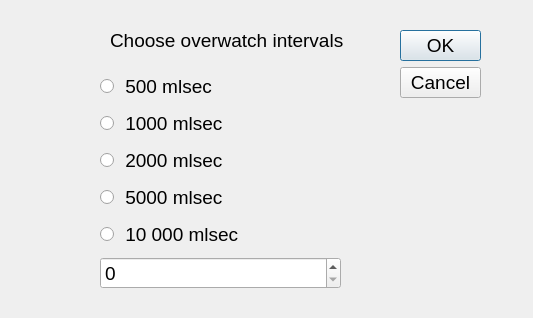
<?xml version="1.0" encoding="UTF-8"?>
<ui version="4.0">
 <class>TimeSetDialog</class>
 <widget class="QDialog" name="TimeSetDialog">
  <property name="geometry">
   <rect>
    <x>0</x>
    <y>0</y>
    <width>533</width>
    <height>318</height>
   </rect>
  </property>
  <property name="windowTitle">
   <string>Dialog</string>
  </property>
  <widget class="QDialogButtonBox" name="buttonBox">
   <property name="geometry">
    <rect>
     <x>400</x>
     <y>30</y>
     <width>81</width>
     <height>241</height>
    </rect>
   </property>
   <property name="font">
    <font>
     <family>Ubuntu</family>
     <pointsize>14</pointsize>
    </font>
   </property>
   <property name="orientation">
    <enum>Qt::Vertical</enum>
   </property>
   <property name="standardButtons">
    <set>QDialogButtonBox::Cancel|QDialogButtonBox::Ok</set>
   </property>
  </widget>
  <widget class="QLabel" name="label">
   <property name="geometry">
    <rect>
     <x>110</x>
     <y>30</y>
     <width>271</width>
     <height>21</height>
    </rect>
   </property>
   <property name="font">
    <font>
     <family>Ubuntu</family>
     <pointsize>14</pointsize>
    </font>
   </property>
   <property name="text">
    <string>Choose overwatch intervals</string>
   </property>
  </widget>
  <widget class="QWidget" name="verticalLayoutWidget">
   <property name="geometry">
    <rect>
     <x>100</x>
     <y>70</y>
     <width>241</width>
     <height>223</height>
    </rect>
   </property>
   <layout class="QVBoxLayout" name="verticalLayout">
    <item>
     <widget class="QRadioButton" name="radioButton">
      <property name="font">
       <font>
        <family>Ubuntu</family>
        <pointsize>14</pointsize>
       </font>
      </property>
      <property name="text">
       <string> 500 mlsec</string>
      </property>
     </widget>
    </item>
    <item>
     <widget class="QRadioButton" name="radioButton_2">
      <property name="font">
       <font>
        <family>Ubuntu</family>
        <pointsize>14</pointsize>
       </font>
      </property>
      <property name="text">
       <string> 1000 mlsec</string>
      </property>
     </widget>
    </item>
    <item>
     <widget class="QRadioButton" name="radioButton_3">
      <property name="font">
       <font>
        <family>Ubuntu</family>
        <pointsize>14</pointsize>
       </font>
      </property>
      <property name="text">
       <string> 2000 mlsec</string>
      </property>
     </widget>
    </item>
    <item>
     <widget class="QRadioButton" name="radioButton_4">
      <property name="font">
       <font>
        <family>Ubuntu</family>
        <pointsize>14</pointsize>
       </font>
      </property>
      <property name="text">
       <string> 5000 mlsec</string>
      </property>
     </widget>
    </item>
    <item>
     <widget class="QRadioButton" name="radioButton_5">
      <property name="font">
       <font>
        <family>Ubuntu</family>
        <pointsize>14</pointsize>
       </font>
      </property>
      <property name="text">
       <string> 10 000 mlsec</string>
      </property>
     </widget>
    </item>
    <item>
     <widget class="QSpinBox" name="spinBox">
      <property name="font">
       <font>
        <family>Ubuntu</family>
        <pointsize>14</pointsize>
       </font>
      </property>
      <property name="maximum">
       <number>320000</number>
      </property>
     </widget>
    </item>
   </layout>
  </widget>
 </widget>
 <resources/>
 <connections>
  <connection>
   <sender>buttonBox</sender>
   <signal>accepted()</signal>
   <receiver>TimeSetDialog</receiver>
   <slot>accept()</slot>
   <hints>
    <hint type="sourcelabel">
     <x>248</x>
     <y>254</y>
    </hint>
    <hint type="destinationlabel">
     <x>157</x>
     <y>274</y>
    </hint>
   </hints>
  </connection>
  <connection>
   <sender>buttonBox</sender>
   <signal>rejected()</signal>
   <receiver>TimeSetDialog</receiver>
   <slot>reject()</slot>
   <hints>
    <hint type="sourcelabel">
     <x>316</x>
     <y>260</y>
    </hint>
    <hint type="destinationlabel">
     <x>286</x>
     <y>274</y>
    </hint>
   </hints>
  </connection>
 </connections>
</ui>
